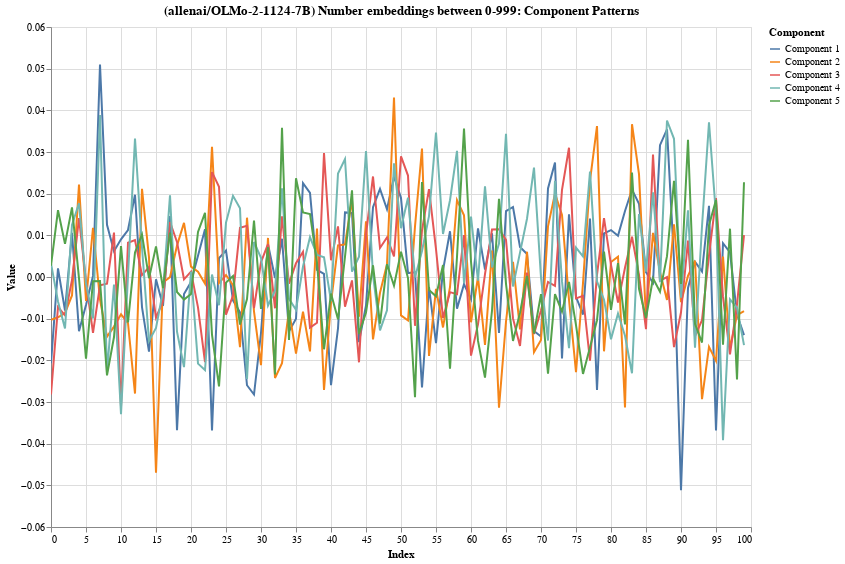

The code cell stored with this chart in its notebook:
### Code cell
plots['component_patterns']

### Figure 1 — Vega-Lite specification as saved in the notebook (floating-point values rounded to 4 significant figures; data arrays with more than 128 entries replaced by an {"elided": "..."} marker saying what was removed)
{"config": {"view": {"continuousWidth": 300, "continuousHeight": 300}}, "data": {"name": "data-f920b17bfdc0368e7aac9639145d4842"}, "mark": {"type": "line"}, "encoding": {"color": {"field": "Component", "title": "Component", "type": "nominal"}, "tooltip": [{"field": "Component", "type": "nominal"}, {"field": "Index", "type": "quantitative"}, {"field": "Value", "type": "quantitative"}], "x": {"field": "Index", "title": "Index", "type": "quantitative"}, "y": {"field": "Value", "title": "Value", "type": "quantitative"}}, "height": 500, "params": [{"name": "param_51", "select": {"type": "interval", "encodings": ["x", "y"]}, "bind": "scales"}], "title": "(allenai/OLMo-2-1124-7B) Number embeddings between 0-999: Component Patterns", "width": 700, "$schema": "https://vega.github.io/schema/vega-lite/v5.20.1.json", "datasets": {"data-f920b17bfdc0368e7aac9639145d4842": {"elided": "500 records"}}}
